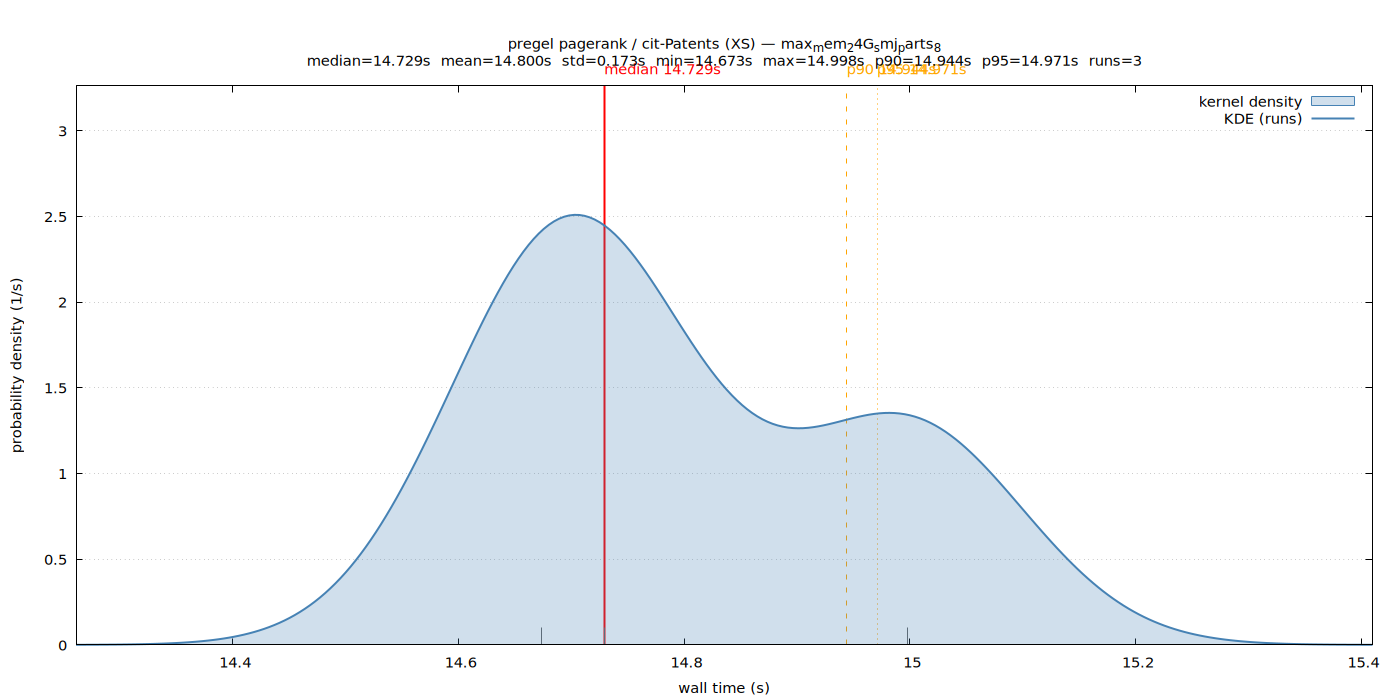

Generate this figure with gnuplot:
set terminal pngcairo size 1400,700 enhanced font 'Sans,11'
set output '/home/ubuntu/sail/examples/extensions/benchmarks/sem_benchmark/results/pregel/XS/cit-Patents/max_mem_24G_smj_parts_8/wall_time.png'
set title "pregel pagerank / cit-Patents (XS) — max_mem_24G_smj_parts_8\nmedian=14.729s  mean=14.800s  std=0.173s  min=14.673s  max=14.998s  p90=14.944s  p95=14.971s  runs=3"
set xlabel 'wall time (s)'
set ylabel 'probability density (1/s)'
set tmargin 5
set yrange [0:3.26162]
set xrange [14.261216:15.410092]
set grid y
set key top right
set arrow from 14.729315,0 to 14.729315,3.26162 nohead lc rgb 'red' lw 2
set label 'median 14.729s' at 14.729315,3.26162 offset char 0,1 tc rgb 'red'
set arrow from 14.944202,0 to 14.944202,3.26162 nohead lc rgb 'orange' lw 1 dt 2
set label 'p90 14.944s' at 14.944202,3.26162 offset char 0,1 tc rgb 'orange'
set arrow from 14.971063,0 to 14.971063,3.26162 nohead lc rgb 'orange' lw 1 dt 3
set label 'p95 14.971s' at 14.971063,3.26162 offset char 0,1 tc rgb 'orange'
set arrow from 14.729315,0 to 14.729315,0.100357 nohead lc rgb '#666666' lw 1
set arrow from 14.673385,0 to 14.673385,0.100357 nohead lc rgb '#666666' lw 1
set arrow from 14.997924,0 to 14.997924,0.100357 nohead lc rgb '#666666' lw 1
plot '/home/ubuntu/sail/examples/extensions/benchmarks/sem_benchmark/results/pregel/XS/cit-Patents/max_mem_24G_smj_parts_8/wall_time.dat' using 1:2 with filledcurves y=0 lc rgb '#4682b4' fs transparent solid 0.25 title 'kernel density', \
     '/home/ubuntu/sail/examples/extensions/benchmarks/sem_benchmark/results/pregel/XS/cit-Patents/max_mem_24G_smj_parts_8/wall_time.dat' using 1:2 with lines lw 2 lc rgb '#4682b4' title 'KDE (runs)'
